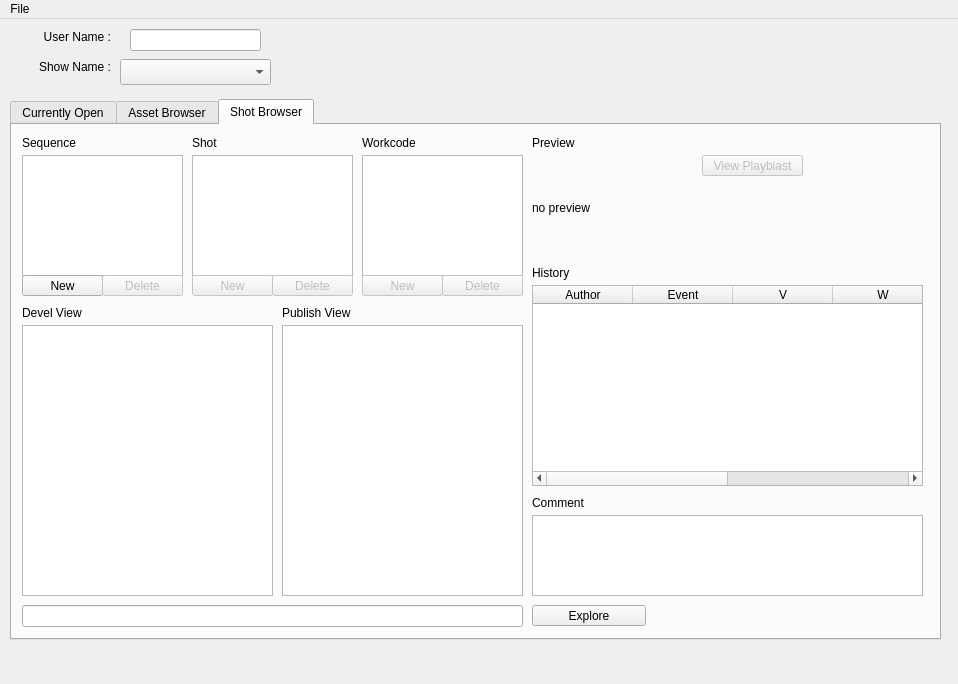
<?xml version="1.0" encoding="UTF-8"?>
<ui version="4.0">
 <class>ipipeline_GUI</class>
 <widget class="QMainWindow" name="ipipeline_GUI">
  <property name="geometry">
   <rect>
    <x>0</x>
    <y>0</y>
    <width>958</width>
    <height>684</height>
   </rect>
  </property>
  <property name="windowTitle">
   <string>iPipeline</string>
  </property>
  <widget class="QWidget" name="centralwidget">
   <widget class="QTabWidget" name="tabWidget">
    <property name="geometry">
     <rect>
      <x>10</x>
      <y>80</y>
      <width>931</width>
      <height>541</height>
     </rect>
    </property>
    <property name="currentIndex">
     <number>2</number>
    </property>
    <widget class="QWidget" name="tab">
     <attribute name="title">
      <string>Currently Open</string>
     </attribute>
     <widget class="QTextEdit" name="currOpenCommentField">
      <property name="geometry">
       <rect>
        <x>190</x>
        <y>320</y>
        <width>261</width>
        <height>111</height>
       </rect>
      </property>
     </widget>
     <widget class="QLabel" name="currOpenTitle">
      <property name="geometry">
       <rect>
        <x>10</x>
        <y>10</y>
        <width>131</width>
        <height>16</height>
       </rect>
      </property>
      <property name="text">
       <string>CURRENTLY OPEN:</string>
      </property>
     </widget>
     <widget class="QPushButton" name="currOpenSaveCommentButton">
      <property name="geometry">
       <rect>
        <x>330</x>
        <y>430</y>
        <width>121</width>
        <height>21</height>
       </rect>
      </property>
      <property name="text">
       <string>Save</string>
      </property>
     </widget>
     <widget class="QPushButton" name="currOpenSnapshotButton">
      <property name="geometry">
       <rect>
        <x>10</x>
        <y>430</y>
        <width>161</width>
        <height>21</height>
       </rect>
      </property>
      <property name="text">
       <string>Take Snapshot</string>
      </property>
     </widget>
     <widget class="QPushButton" name="currOpenSavePublishButton">
      <property name="geometry">
       <rect>
        <x>10</x>
        <y>260</y>
        <width>161</width>
        <height>21</height>
       </rect>
      </property>
      <property name="styleSheet">
       <string notr="true">background-color: rgb(39, 114, 173);</string>
      </property>
      <property name="text">
       <string>Save Publish</string>
      </property>
     </widget>
     <widget class="QLabel" name="label_3">
      <property name="geometry">
       <rect>
        <x>190</x>
        <y>300</y>
        <width>81</width>
        <height>16</height>
       </rect>
      </property>
      <property name="text">
       <string>Comment</string>
      </property>
     </widget>
     <widget class="QPushButton" name="currOpenClearCommentButton">
      <property name="geometry">
       <rect>
        <x>190</x>
        <y>430</y>
        <width>121</width>
        <height>21</height>
       </rect>
      </property>
      <property name="text">
       <string>Clear</string>
      </property>
     </widget>
     <widget class="QLabel" name="currOpenPreviewImage">
      <property name="geometry">
       <rect>
        <x>10</x>
        <y>320</y>
        <width>164</width>
        <height>105</height>
       </rect>
      </property>
      <property name="text">
       <string>no preview</string>
      </property>
     </widget>
     <widget class="QLabel" name="label_5">
      <property name="geometry">
       <rect>
        <x>10</x>
        <y>140</y>
        <width>62</width>
        <height>16</height>
       </rect>
      </property>
      <property name="text">
       <string>Actions</string>
      </property>
     </widget>
     <widget class="QLabel" name="label_2">
      <property name="geometry">
       <rect>
        <x>10</x>
        <y>300</y>
        <width>62</width>
        <height>16</height>
       </rect>
      </property>
      <property name="text">
       <string>Preview</string>
      </property>
     </widget>
     <widget class="QPushButton" name="currOpenRollbackButton">
      <property name="geometry">
       <rect>
        <x>10</x>
        <y>210</y>
        <width>81</width>
        <height>21</height>
       </rect>
      </property>
      <property name="text">
       <string>Rollback</string>
      </property>
     </widget>
     <widget class="QLabel" name="label_6">
      <property name="geometry">
       <rect>
        <x>190</x>
        <y>140</y>
        <width>62</width>
        <height>16</height>
       </rect>
      </property>
      <property name="text">
       <string>History</string>
      </property>
     </widget>
     <widget class="QLineEdit" name="currOpenLocationField">
      <property name="geometry">
       <rect>
        <x>10</x>
        <y>480</y>
        <width>311</width>
        <height>22</height>
       </rect>
      </property>
      <property name="readOnly">
       <bool>true</bool>
      </property>
     </widget>
     <widget class="QPushButton" name="currOpenExploreButton">
      <property name="geometry">
       <rect>
        <x>330</x>
        <y>480</y>
        <width>114</width>
        <height>21</height>
       </rect>
      </property>
      <property name="text">
       <string>Explore</string>
      </property>
     </widget>
     <widget class="Line" name="line">
      <property name="geometry">
       <rect>
        <x>10</x>
        <y>130</y>
        <width>441</width>
        <height>3</height>
       </rect>
      </property>
      <property name="orientation">
       <enum>Qt::Horizontal</enum>
      </property>
     </widget>
     <widget class="QPushButton" name="currOpenCloseButton">
      <property name="geometry">
       <rect>
        <x>90</x>
        <y>210</y>
        <width>81</width>
        <height>21</height>
       </rect>
      </property>
      <property name="text">
       <string>Close</string>
      </property>
     </widget>
     <widget class="QPushButton" name="currOpenRecordPlayblastButton">
      <property name="geometry">
       <rect>
        <x>10</x>
        <y>450</y>
        <width>81</width>
        <height>21</height>
       </rect>
      </property>
      <property name="text">
       <string>Rec</string>
      </property>
     </widget>
     <widget class="QPushButton" name="currOpenViewPlayblastButton">
      <property name="geometry">
       <rect>
        <x>90</x>
        <y>450</y>
        <width>81</width>
        <height>21</height>
       </rect>
      </property>
      <property name="text">
       <string>View</string>
      </property>
     </widget>
     <widget class="QPushButton" name="currOpenSaveDevelButton">
      <property name="geometry">
       <rect>
        <x>10</x>
        <y>160</y>
        <width>161</width>
        <height>21</height>
       </rect>
      </property>
      <property name="styleSheet">
       <string notr="true">background-color: rgb(98, 151, 121);</string>
      </property>
      <property name="text">
       <string>Save Devel</string>
      </property>
     </widget>
     <widget class="QLabel" name="label">
      <property name="geometry">
       <rect>
        <x>10</x>
        <y>40</y>
        <width>62</width>
        <height>16</height>
       </rect>
      </property>
      <property name="text">
       <string>Prod:</string>
      </property>
     </widget>
     <widget class="QLineEdit" name="currOpenProdField">
      <property name="geometry">
       <rect>
        <x>70</x>
        <y>40</y>
        <width>71</width>
        <height>22</height>
       </rect>
      </property>
      <property name="readOnly">
       <bool>true</bool>
      </property>
     </widget>
     <widget class="QLineEdit" name="currOpenFileField">
      <property name="geometry">
       <rect>
        <x>210</x>
        <y>40</y>
        <width>101</width>
        <height>22</height>
       </rect>
      </property>
      <property name="readOnly">
       <bool>true</bool>
      </property>
     </widget>
     <widget class="QLabel" name="label_4">
      <property name="geometry">
       <rect>
        <x>150</x>
        <y>40</y>
        <width>62</width>
        <height>16</height>
       </rect>
      </property>
      <property name="text">
       <string>File:</string>
      </property>
     </widget>
     <widget class="QLabel" name="label_14">
      <property name="geometry">
       <rect>
        <x>320</x>
        <y>40</y>
        <width>62</width>
        <height>16</height>
       </rect>
      </property>
      <property name="text">
       <string>Version:</string>
      </property>
     </widget>
     <widget class="QLineEdit" name="currOpenVerField">
      <property name="geometry">
       <rect>
        <x>380</x>
        <y>40</y>
        <width>31</width>
        <height>22</height>
       </rect>
      </property>
      <property name="readOnly">
       <bool>true</bool>
      </property>
     </widget>
     <widget class="QLabel" name="label_19">
      <property name="geometry">
       <rect>
        <x>10</x>
        <y>70</y>
        <width>62</width>
        <height>16</height>
       </rect>
      </property>
      <property name="text">
       <string>Level 1:</string>
      </property>
     </widget>
     <widget class="QLineEdit" name="currOpenLevel1Field">
      <property name="geometry">
       <rect>
        <x>70</x>
        <y>70</y>
        <width>71</width>
        <height>22</height>
       </rect>
      </property>
      <property name="readOnly">
       <bool>true</bool>
      </property>
     </widget>
     <widget class="QLabel" name="label_26">
      <property name="geometry">
       <rect>
        <x>150</x>
        <y>70</y>
        <width>62</width>
        <height>16</height>
       </rect>
      </property>
      <property name="text">
       <string>Level 2:</string>
      </property>
     </widget>
     <widget class="QLineEdit" name="currOpenLevel2Field">
      <property name="geometry">
       <rect>
        <x>210</x>
        <y>70</y>
        <width>101</width>
        <height>22</height>
       </rect>
      </property>
      <property name="readOnly">
       <bool>true</bool>
      </property>
     </widget>
     <widget class="QLabel" name="label_27">
      <property name="geometry">
       <rect>
        <x>320</x>
        <y>70</y>
        <width>62</width>
        <height>16</height>
       </rect>
      </property>
      <property name="text">
       <string>Level 3:</string>
      </property>
     </widget>
     <widget class="QLineEdit" name="currOpenLevel3Field">
      <property name="geometry">
       <rect>
        <x>380</x>
        <y>70</y>
        <width>71</width>
        <height>22</height>
       </rect>
      </property>
      <property name="readOnly">
       <bool>true</bool>
      </property>
     </widget>
     <widget class="QLineEdit" name="currOpenWipField">
      <property name="geometry">
       <rect>
        <x>420</x>
        <y>40</y>
        <width>31</width>
        <height>22</height>
       </rect>
      </property>
      <property name="readOnly">
       <bool>true</bool>
      </property>
     </widget>
     <widget class="QTableWidget" name="currOpenHistoryTable">
      <property name="geometry">
       <rect>
        <x>190</x>
        <y>160</y>
        <width>411</width>
        <height>131</height>
       </rect>
      </property>
      <property name="editTriggers">
       <set>QAbstractItemView::NoEditTriggers</set>
      </property>
      <property name="selectionBehavior">
       <enum>QAbstractItemView::SelectRows</enum>
      </property>
      <attribute name="horizontalHeaderStretchLastSection">
       <bool>true</bool>
      </attribute>
      <attribute name="verticalHeaderVisible">
       <bool>false</bool>
      </attribute>
      <attribute name="verticalHeaderDefaultSectionSize">
       <number>17</number>
      </attribute>
      <column>
       <property name="text">
        <string>Author</string>
       </property>
      </column>
      <column>
       <property name="text">
        <string>Event</string>
       </property>
      </column>
      <column>
       <property name="text">
        <string>V</string>
       </property>
      </column>
      <column>
       <property name="text">
        <string>W</string>
       </property>
      </column>
      <column>
       <property name="text">
        <string>Subject</string>
       </property>
      </column>
      <column>
       <property name="text">
        <string>Date</string>
       </property>
      </column>
     </widget>
     <widget class="QLineEdit" name="currOpenSubjectField">
      <property name="geometry">
       <rect>
        <x>210</x>
        <y>100</y>
        <width>241</width>
        <height>22</height>
       </rect>
      </property>
     </widget>
     <widget class="QLabel" name="label_28">
      <property name="geometry">
       <rect>
        <x>150</x>
        <y>100</y>
        <width>62</width>
        <height>16</height>
       </rect>
      </property>
      <property name="text">
       <string>Subject:</string>
      </property>
     </widget>
     <widget class="QLineEdit" name="currOpenProjectField">
      <property name="geometry">
       <rect>
        <x>380</x>
        <y>10</y>
        <width>71</width>
        <height>22</height>
       </rect>
      </property>
      <property name="readOnly">
       <bool>true</bool>
      </property>
     </widget>
     <widget class="QLabel" name="label_31">
      <property name="geometry">
       <rect>
        <x>320</x>
        <y>10</y>
        <width>62</width>
        <height>16</height>
       </rect>
      </property>
      <property name="text">
       <string>Project:</string>
      </property>
     </widget>
    </widget>
    <widget class="QWidget" name="tab_3">
     <attribute name="title">
      <string>Asset Browser</string>
     </attribute>
     <widget class="QLabel" name="label_17">
      <property name="geometry">
       <rect>
        <x>10</x>
        <y>10</y>
        <width>141</width>
        <height>16</height>
       </rect>
      </property>
      <property name="text">
       <string>Asset Type</string>
      </property>
     </widget>
     <widget class="QListWidget" name="assetTypeScrollList">
      <property name="geometry">
       <rect>
        <x>10</x>
        <y>30</y>
        <width>161</width>
        <height>121</height>
       </rect>
      </property>
     </widget>
     <widget class="QPushButton" name="assetNewButton">
      <property name="enabled">
       <bool>false</bool>
      </property>
      <property name="geometry">
       <rect>
        <x>180</x>
        <y>150</y>
        <width>81</width>
        <height>21</height>
       </rect>
      </property>
      <property name="text">
       <string>New</string>
      </property>
     </widget>
     <widget class="QListWidget" name="componentScrollList">
      <property name="geometry">
       <rect>
        <x>350</x>
        <y>30</y>
        <width>161</width>
        <height>121</height>
       </rect>
      </property>
     </widget>
     <widget class="QListWidget" name="assetScrollList">
      <property name="geometry">
       <rect>
        <x>180</x>
        <y>30</y>
        <width>161</width>
        <height>121</height>
       </rect>
      </property>
      <property name="contextMenuPolicy">
       <enum>Qt::CustomContextMenu</enum>
      </property>
      <property name="dragEnabled">
       <bool>true</bool>
      </property>
     </widget>
     <widget class="QPushButton" name="exploreAssetButton">
      <property name="geometry">
       <rect>
        <x>520</x>
        <y>480</y>
        <width>114</width>
        <height>21</height>
       </rect>
      </property>
      <property name="text">
       <string>Explore</string>
      </property>
     </widget>
     <widget class="QLabel" name="label_20">
      <property name="geometry">
       <rect>
        <x>180</x>
        <y>10</y>
        <width>141</width>
        <height>16</height>
       </rect>
      </property>
      <property name="text">
       <string>Asset</string>
      </property>
     </widget>
     <widget class="QLabel" name="label_22">
      <property name="geometry">
       <rect>
        <x>350</x>
        <y>10</y>
        <width>141</width>
        <height>16</height>
       </rect>
      </property>
      <property name="text">
       <string>Workcode</string>
      </property>
     </widget>
     <widget class="QLineEdit" name="assetLocationField">
      <property name="geometry">
       <rect>
        <x>10</x>
        <y>480</y>
        <width>501</width>
        <height>22</height>
       </rect>
      </property>
      <property name="readOnly">
       <bool>true</bool>
      </property>
     </widget>
     <widget class="QPushButton" name="assetTypeNewButton">
      <property name="geometry">
       <rect>
        <x>10</x>
        <y>150</y>
        <width>81</width>
        <height>21</height>
       </rect>
      </property>
      <property name="text">
       <string>New</string>
      </property>
     </widget>
     <widget class="QPushButton" name="componentNewButton">
      <property name="enabled">
       <bool>false</bool>
      </property>
      <property name="geometry">
       <rect>
        <x>350</x>
        <y>150</y>
        <width>81</width>
        <height>21</height>
       </rect>
      </property>
      <property name="text">
       <string>New</string>
      </property>
     </widget>
     <widget class="QPushButton" name="assetTypeRemoveButton">
      <property name="enabled">
       <bool>false</bool>
      </property>
      <property name="geometry">
       <rect>
        <x>90</x>
        <y>150</y>
        <width>81</width>
        <height>21</height>
       </rect>
      </property>
      <property name="text">
       <string>Delete</string>
      </property>
     </widget>
     <widget class="QPushButton" name="assetRemoveButton">
      <property name="enabled">
       <bool>false</bool>
      </property>
      <property name="geometry">
       <rect>
        <x>260</x>
        <y>150</y>
        <width>81</width>
        <height>21</height>
       </rect>
      </property>
      <property name="text">
       <string>Delete</string>
      </property>
     </widget>
     <widget class="QPushButton" name="componentRemoveButton">
      <property name="enabled">
       <bool>false</bool>
      </property>
      <property name="geometry">
       <rect>
        <x>430</x>
        <y>150</y>
        <width>81</width>
        <height>21</height>
       </rect>
      </property>
      <property name="text">
       <string>Delete</string>
      </property>
     </widget>
     <widget class="QListWidget" name="assetDevelList">
      <property name="geometry">
       <rect>
        <x>10</x>
        <y>200</y>
        <width>251</width>
        <height>271</height>
       </rect>
      </property>
      <property name="contextMenuPolicy">
       <enum>Qt::CustomContextMenu</enum>
      </property>
     </widget>
     <widget class="QListWidget" name="assetPublishList">
      <property name="geometry">
       <rect>
        <x>270</x>
        <y>200</y>
        <width>241</width>
        <height>271</height>
       </rect>
      </property>
      <property name="contextMenuPolicy">
       <enum>Qt::CustomContextMenu</enum>
      </property>
     </widget>
     <widget class="QTextEdit" name="assetCommentField">
      <property name="geometry">
       <rect>
        <x>520</x>
        <y>390</y>
        <width>391</width>
        <height>81</height>
       </rect>
      </property>
      <property name="readOnly">
       <bool>true</bool>
      </property>
     </widget>
     <widget class="QLabel" name="label_24">
      <property name="geometry">
       <rect>
        <x>520</x>
        <y>370</y>
        <width>62</width>
        <height>16</height>
       </rect>
      </property>
      <property name="text">
       <string>Comment</string>
      </property>
     </widget>
     <widget class="QLabel" name="label_18">
      <property name="geometry">
       <rect>
        <x>520</x>
        <y>10</y>
        <width>62</width>
        <height>16</height>
       </rect>
      </property>
      <property name="text">
       <string>Preview</string>
      </property>
     </widget>
     <widget class="QPushButton" name="assetViewPlayblastButton">
      <property name="enabled">
       <bool>false</bool>
      </property>
      <property name="geometry">
       <rect>
        <x>690</x>
        <y>30</y>
        <width>101</width>
        <height>21</height>
       </rect>
      </property>
      <property name="text">
       <string>View Playblast</string>
      </property>
     </widget>
     <widget class="QLabel" name="assetPreviewImage">
      <property name="geometry">
       <rect>
        <x>520</x>
        <y>30</y>
        <width>164</width>
        <height>105</height>
       </rect>
      </property>
      <property name="text">
       <string>no preview</string>
      </property>
      <property name="scaledContents">
       <bool>true</bool>
      </property>
     </widget>
     <widget class="QTableWidget" name="assetHistoryTable">
      <property name="geometry">
       <rect>
        <x>520</x>
        <y>160</y>
        <width>391</width>
        <height>201</height>
       </rect>
      </property>
      <property name="editTriggers">
       <set>QAbstractItemView::NoEditTriggers</set>
      </property>
      <property name="selectionBehavior">
       <enum>QAbstractItemView::SelectRows</enum>
      </property>
      <attribute name="horizontalHeaderStretchLastSection">
       <bool>true</bool>
      </attribute>
      <attribute name="verticalHeaderVisible">
       <bool>false</bool>
      </attribute>
      <attribute name="verticalHeaderDefaultSectionSize">
       <number>17</number>
      </attribute>
      <column>
       <property name="text">
        <string>Author</string>
       </property>
      </column>
      <column>
       <property name="text">
        <string>Event</string>
       </property>
      </column>
      <column>
       <property name="text">
        <string>V</string>
       </property>
      </column>
      <column>
       <property name="text">
        <string>W</string>
       </property>
      </column>
      <column>
       <property name="text">
        <string>Subject</string>
       </property>
      </column>
      <column>
       <property name="text">
        <string>Date</string>
       </property>
      </column>
     </widget>
     <widget class="QLabel" name="label_21">
      <property name="geometry">
       <rect>
        <x>520</x>
        <y>140</y>
        <width>62</width>
        <height>16</height>
       </rect>
      </property>
      <property name="text">
       <string>History</string>
      </property>
     </widget>
     <widget class="QLabel" name="label_25">
      <property name="geometry">
       <rect>
        <x>270</x>
        <y>180</y>
        <width>131</width>
        <height>16</height>
       </rect>
      </property>
      <property name="text">
       <string>Publish View</string>
      </property>
     </widget>
     <widget class="QLabel" name="label_23">
      <property name="geometry">
       <rect>
        <x>10</x>
        <y>180</y>
        <width>141</width>
        <height>16</height>
       </rect>
      </property>
      <property name="text">
       <string>Devel View</string>
      </property>
     </widget>
    </widget>
    <widget class="QWidget" name="tab_2">
     <attribute name="title">
      <string>Shot Browser</string>
     </attribute>
     <widget class="QListWidget" name="sequenceScrollList">
      <property name="geometry">
       <rect>
        <x>10</x>
        <y>30</y>
        <width>161</width>
        <height>121</height>
       </rect>
      </property>
     </widget>
     <widget class="QListWidget" name="shotScrollList">
      <property name="geometry">
       <rect>
        <x>180</x>
        <y>30</y>
        <width>161</width>
        <height>121</height>
       </rect>
      </property>
      <property name="contextMenuPolicy">
       <enum>Qt::CustomContextMenu</enum>
      </property>
      <property name="dragEnabled">
       <bool>true</bool>
      </property>
     </widget>
     <widget class="QListWidget" name="shotComponentScrollList">
      <property name="geometry">
       <rect>
        <x>350</x>
        <y>30</y>
        <width>161</width>
        <height>121</height>
       </rect>
      </property>
     </widget>
     <widget class="QLabel" name="label_7">
      <property name="geometry">
       <rect>
        <x>10</x>
        <y>10</y>
        <width>141</width>
        <height>16</height>
       </rect>
      </property>
      <property name="text">
       <string>Sequence</string>
      </property>
     </widget>
     <widget class="QLabel" name="label_8">
      <property name="geometry">
       <rect>
        <x>180</x>
        <y>10</y>
        <width>141</width>
        <height>16</height>
       </rect>
      </property>
      <property name="text">
       <string>Shot</string>
      </property>
     </widget>
     <widget class="QLabel" name="label_9">
      <property name="geometry">
       <rect>
        <x>350</x>
        <y>10</y>
        <width>91</width>
        <height>16</height>
       </rect>
      </property>
      <property name="text">
       <string>Workcode</string>
      </property>
     </widget>
     <widget class="QPushButton" name="sequenceNewButton">
      <property name="geometry">
       <rect>
        <x>10</x>
        <y>150</y>
        <width>81</width>
        <height>21</height>
       </rect>
      </property>
      <property name="text">
       <string>New</string>
      </property>
     </widget>
     <widget class="QPushButton" name="shotNewButton">
      <property name="enabled">
       <bool>false</bool>
      </property>
      <property name="geometry">
       <rect>
        <x>180</x>
        <y>150</y>
        <width>81</width>
        <height>21</height>
       </rect>
      </property>
      <property name="text">
       <string>New</string>
      </property>
     </widget>
     <widget class="QLineEdit" name="shotLocationField">
      <property name="geometry">
       <rect>
        <x>10</x>
        <y>480</y>
        <width>501</width>
        <height>22</height>
       </rect>
      </property>
      <property name="readOnly">
       <bool>true</bool>
      </property>
     </widget>
     <widget class="QPushButton" name="exploreShotButton">
      <property name="geometry">
       <rect>
        <x>520</x>
        <y>480</y>
        <width>114</width>
        <height>21</height>
       </rect>
      </property>
      <property name="text">
       <string>Explore</string>
      </property>
     </widget>
     <widget class="QPushButton" name="shotComponentNewButton">
      <property name="enabled">
       <bool>false</bool>
      </property>
      <property name="geometry">
       <rect>
        <x>350</x>
        <y>150</y>
        <width>81</width>
        <height>21</height>
       </rect>
      </property>
      <property name="text">
       <string>New</string>
      </property>
     </widget>
     <widget class="QPushButton" name="sequenceRemoveButton">
      <property name="enabled">
       <bool>false</bool>
      </property>
      <property name="geometry">
       <rect>
        <x>90</x>
        <y>150</y>
        <width>81</width>
        <height>21</height>
       </rect>
      </property>
      <property name="text">
       <string>Delete</string>
      </property>
     </widget>
     <widget class="QPushButton" name="shotRemoveButton">
      <property name="enabled">
       <bool>false</bool>
      </property>
      <property name="geometry">
       <rect>
        <x>260</x>
        <y>150</y>
        <width>81</width>
        <height>21</height>
       </rect>
      </property>
      <property name="text">
       <string>Delete</string>
      </property>
     </widget>
     <widget class="QPushButton" name="shotComponentRemoveButton">
      <property name="enabled">
       <bool>false</bool>
      </property>
      <property name="geometry">
       <rect>
        <x>430</x>
        <y>150</y>
        <width>81</width>
        <height>21</height>
       </rect>
      </property>
      <property name="text">
       <string>Delete</string>
      </property>
     </widget>
     <widget class="QListWidget" name="shotPublishList">
      <property name="geometry">
       <rect>
        <x>270</x>
        <y>200</y>
        <width>241</width>
        <height>271</height>
       </rect>
      </property>
      <property name="contextMenuPolicy">
       <enum>Qt::CustomContextMenu</enum>
      </property>
     </widget>
     <widget class="QListWidget" name="shotDevelList">
      <property name="geometry">
       <rect>
        <x>10</x>
        <y>200</y>
        <width>251</width>
        <height>271</height>
       </rect>
      </property>
      <property name="contextMenuPolicy">
       <enum>Qt::CustomContextMenu</enum>
      </property>
     </widget>
     <widget class="QPushButton" name="showViewPlayblastButton">
      <property name="enabled">
       <bool>false</bool>
      </property>
      <property name="geometry">
       <rect>
        <x>690</x>
        <y>30</y>
        <width>101</width>
        <height>21</height>
       </rect>
      </property>
      <property name="text">
       <string>View Playblast</string>
      </property>
     </widget>
     <widget class="QLabel" name="label_11">
      <property name="geometry">
       <rect>
        <x>520</x>
        <y>10</y>
        <width>62</width>
        <height>16</height>
       </rect>
      </property>
      <property name="text">
       <string>Preview</string>
      </property>
     </widget>
     <widget class="QLabel" name="shotPreviewImage">
      <property name="geometry">
       <rect>
        <x>520</x>
        <y>30</y>
        <width>164</width>
        <height>105</height>
       </rect>
      </property>
      <property name="text">
       <string>no preview</string>
      </property>
      <property name="scaledContents">
       <bool>true</bool>
      </property>
     </widget>
     <widget class="QTableWidget" name="shotHistoryTable">
      <property name="geometry">
       <rect>
        <x>520</x>
        <y>160</y>
        <width>391</width>
        <height>201</height>
       </rect>
      </property>
      <property name="editTriggers">
       <set>QAbstractItemView::NoEditTriggers</set>
      </property>
      <property name="selectionBehavior">
       <enum>QAbstractItemView::SelectRows</enum>
      </property>
      <attribute name="horizontalHeaderStretchLastSection">
       <bool>true</bool>
      </attribute>
      <attribute name="verticalHeaderVisible">
       <bool>false</bool>
      </attribute>
      <attribute name="verticalHeaderDefaultSectionSize">
       <number>17</number>
      </attribute>
      <column>
       <property name="text">
        <string>Author</string>
       </property>
      </column>
      <column>
       <property name="text">
        <string>Event</string>
       </property>
      </column>
      <column>
       <property name="text">
        <string>V</string>
       </property>
      </column>
      <column>
       <property name="text">
        <string>W</string>
       </property>
      </column>
      <column>
       <property name="text">
        <string>Subject</string>
       </property>
      </column>
      <column>
       <property name="text">
        <string>Date</string>
       </property>
      </column>
     </widget>
     <widget class="QLabel" name="label_12">
      <property name="geometry">
       <rect>
        <x>520</x>
        <y>140</y>
        <width>62</width>
        <height>16</height>
       </rect>
      </property>
      <property name="text">
       <string>History</string>
      </property>
     </widget>
     <widget class="QLabel" name="label_13">
      <property name="geometry">
       <rect>
        <x>520</x>
        <y>370</y>
        <width>62</width>
        <height>16</height>
       </rect>
      </property>
      <property name="text">
       <string>Comment</string>
      </property>
     </widget>
     <widget class="QTextEdit" name="shotCommentField">
      <property name="geometry">
       <rect>
        <x>520</x>
        <y>390</y>
        <width>391</width>
        <height>81</height>
       </rect>
      </property>
      <property name="readOnly">
       <bool>true</bool>
      </property>
     </widget>
     <widget class="QLabel" name="label_29">
      <property name="geometry">
       <rect>
        <x>10</x>
        <y>180</y>
        <width>111</width>
        <height>16</height>
       </rect>
      </property>
      <property name="text">
       <string>Devel View</string>
      </property>
     </widget>
     <widget class="QLabel" name="label_30">
      <property name="geometry">
       <rect>
        <x>270</x>
        <y>180</y>
        <width>121</width>
        <height>16</height>
       </rect>
      </property>
      <property name="text">
       <string>Publish View</string>
      </property>
     </widget>
    </widget>
   </widget>
   <widget class="QLabel" name="label_15">
    <property name="geometry">
     <rect>
      <x>10</x>
      <y>10</y>
      <width>101</width>
      <height>16</height>
     </rect>
    </property>
    <property name="text">
     <string>User Name :</string>
    </property>
    <property name="alignment">
     <set>Qt::AlignRight|Qt::AlignTrailing|Qt::AlignVCenter</set>
    </property>
   </widget>
   <widget class="QComboBox" name="projNameCombo">
    <property name="geometry">
     <rect>
      <x>120</x>
      <y>40</y>
      <width>151</width>
      <height>26</height>
     </rect>
    </property>
   </widget>
   <widget class="QLabel" name="label_16">
    <property name="geometry">
     <rect>
      <x>10</x>
      <y>40</y>
      <width>101</width>
      <height>16</height>
     </rect>
    </property>
    <property name="text">
     <string>Show Name :</string>
    </property>
    <property name="alignment">
     <set>Qt::AlignRight|Qt::AlignTrailing|Qt::AlignVCenter</set>
    </property>
   </widget>
   <widget class="QLineEdit" name="userNameLineEdit">
    <property name="geometry">
     <rect>
      <x>130</x>
      <y>10</y>
      <width>131</width>
      <height>22</height>
     </rect>
    </property>
   </widget>
  </widget>
  <widget class="QMenuBar" name="menubar">
   <property name="geometry">
    <rect>
     <x>0</x>
     <y>0</y>
     <width>958</width>
     <height>22</height>
    </rect>
   </property>
   <widget class="QMenu" name="menuFile">
    <property name="title">
     <string>File</string>
    </property>
   </widget>
   <addaction name="menuFile"/>
  </widget>
 </widget>
 <resources/>
 <connections/>
</ui>
